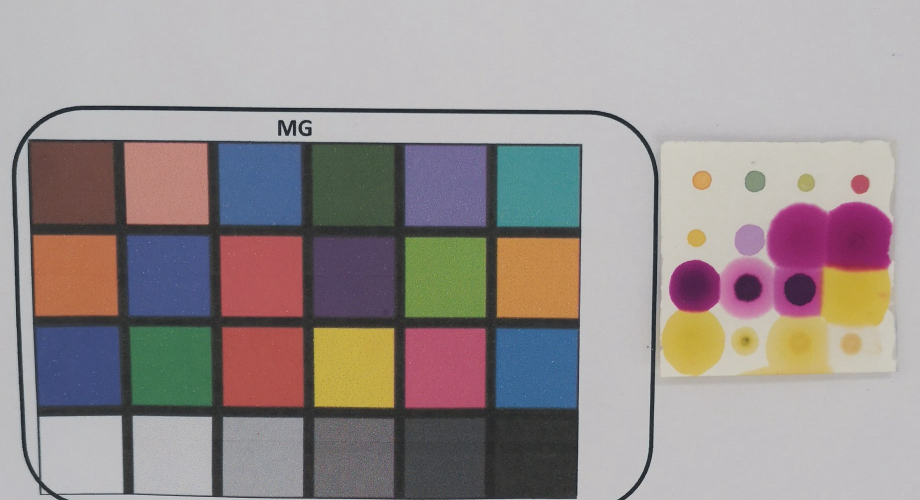
#> input picture data/Lab/Normalised/07-08-2019-13.41-_normalised.jpg, 1839 x 1000 px, found by its file name (shown at 1/2 size)
$ jupyter execute --allow-errors CC_Normalisation.ipynb
#> lines starting #> are read from the running program, lines starting #| are printed output that depends on the picture
[cell 1]
import cv2
import os
import sys
import glob
import numpy as np
import pandas as pd
import matplotlib.pyplot as plt
import matplotlib.image as mpimg
from PIL import Image

[cell 2]
#Reading the image
img = cv2.imread('SampleImages/07-08-2019-13.41-_normalised.jpg')
#> img is the input picture: shape (1000, 1839, 3); mean B, G, R 144.5, 145.2, 153.6

[cell 3]
#convert to RGB
imgRGB_original = cv2.cvtColor(img, cv2.COLOR_BGR2RGB)

[cell 4]
#Showing the output
plt.imshow(imgRGB_original)
plt.grid()

[cell 5]
plt.imshow(imgRGB_original[325:375,1300:1800])
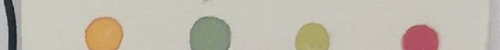
#> shown: shape (50, 500, 3); mean R, G, B 192.1, 185.2, 172.7

#> (a cell that did not finish here is left out)

[cell 7]
plt.imshow(imgRGB_original[440:490,1300:1800])
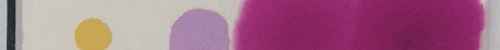
#> shown: shape (50, 500, 3); mean R, G, B 163.6, 108.7, 135.5

#> (a cell that did not finish here is left out)

[cell 9]
plt.imshow(imgRGB_original[540:590,1300:1800])
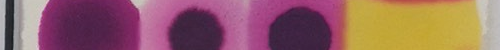
#> shown: shape (50, 500, 3); mean R, G, B 148.2, 99.9, 99.9

#> (a cell that did not finish here is left out)

[cell 11]
plt.imshow(imgRGB_original[650:700,1300:1800])
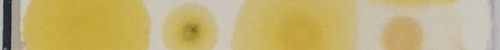
#> shown: shape (50, 500, 3); mean R, G, B 194.8, 177.5, 118.8

#> (a cell that did not finish here is left out)

[cell 13]
#Reading the image
img2 = cv2.imread('SampleImages/07-08-2019-13.01-_normalised.jpg')
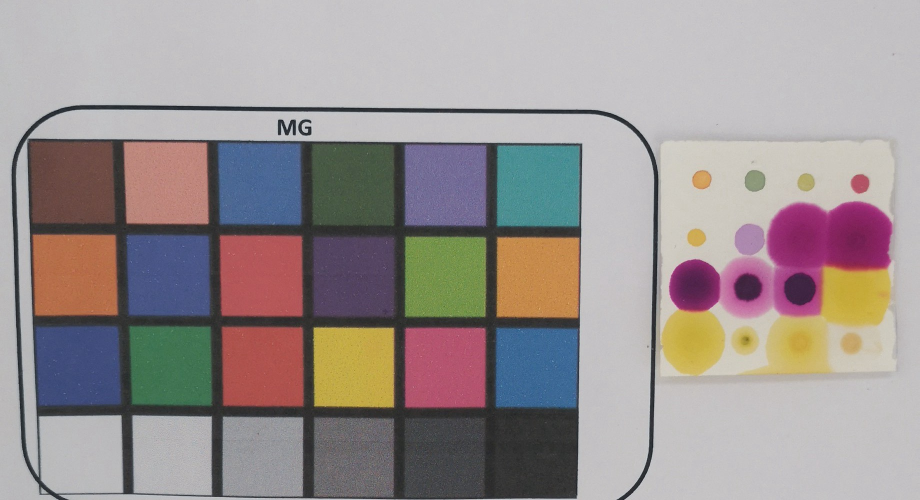
#> input picture data/Lab/Normalised/07-08-2019-13.01-_normalised.jpg, 1839 x 1000 px, found by its file name (shown at 1/2 size)
#> img2 is the input picture: shape (1000, 1839, 3); mean B, G, R 145.7, 146.4, 155.2

[cell 14]
#convert to RGB
imgRGB_original = cv2.cvtColor(img2, cv2.COLOR_BGR2RGB)

[cell 15]
#Showing the output
plt.imshow(imgRGB_original)
plt.grid()

[cell 16]
oneR = imgRGB_original[353:358,98:103,0].mean()
#> oneR = 104
oneG = imgRGB_original[353:358,98:103,1].mean()
#> oneG = 71.04
oneB = imgRGB_original[353:358,98:103,2].mean()
#> oneB = 66.04
one  = ['one',oneR,oneG,oneB]
#> one = ['one', 104, 71.04, 66.04]

[cell 17]
twoR = imgRGB_original[353:358,203:208,0].mean()
#> twoR = 111
twoG = imgRGB_original[353:358,203:208,1].mean()
#> twoG = 76
twoB = imgRGB_original[353:358,203:208,2].mean()
#> twoB = 70
two  = ['two',twoR,twoG,twoB]
#> two = ['two', 111, 76, 70]

[cell 18]
threeR = imgRGB_original[353:358,308:313,0].mean()
#> threeR = 191.3
threeG = imgRGB_original[353:358,308:313,1].mean()
#> threeG = 135
threeB = imgRGB_original[353:358,308:313,2].mean()
#> threeB = 129.6
three  = ['three',threeR,threeG,threeB]
#> three = ['three', 191.3, 135, 129.6]

[cell 19]
fourR = imgRGB_original[353:358,373:378,0].mean()
#> fourR = 188.9
fourG = imgRGB_original[353:358,373:378,1].mean()
#> fourG = 131.9
fourB = imgRGB_original[353:358,373:378,2].mean()
#> fourB = 123.8
four  = ['four',fourR,fourG,fourB]
#> four = ['four', 188.9, 131.9, 123.8]

[cell 20]
fiveR = imgRGB_original[468:473,88:93,0].mean()
#> fiveR = 148.2
fiveG = imgRGB_original[468:473,88:93,1].mean()
#> fiveG = 98.88
fiveB = imgRGB_original[468:473,88:93,2].mean()
#> fiveB = 77.52
five  = ['five',fiveR,fiveG,fiveB]
#> five = ['five', 148.2, 98.88, 77.52]

[cell 21]
sixR = imgRGB_original[468:473,198:203,0].mean()
#> sixR = 137.5
sixG = imgRGB_original[468:473,198:203,1].mean()
#> sixG = 91.4
sixB = imgRGB_original[468:473,198:203,2].mean()
#> sixB = 71.76
six  = ['six',sixR,sixG,sixB]
#> six = ['six', 137.5, 91.4, 71.76]

[cell 22]
sevenR = imgRGB_original[468:473,298:303,0].mean()
#> sevenR = 65.72
sevenG = imgRGB_original[468:473,298:303,1].mean()
#> sevenG = 72.64
sevenB = imgRGB_original[468:473,298:303,2].mean()
#> sevenB = 97.68
seven  = ['seven',sevenR,sevenG,sevenB]
#> seven = ['seven', 65.72, 72.64, 97.68]

[cell 23]
eightR = imgRGB_original[468:473,408:413,0].mean()
#> eightR = 62.72
eightG = imgRGB_original[468:473,408:413,1].mean()
#> eightG = 67.92
eightB = imgRGB_original[468:473,408:413,2].mean()
#> eightB = 88.44
eight  = ['eight',eightR,eightG,eightB]
#> eight = ['eight', 62.72, 67.92, 88.44]

[cell 24]
nineR = imgRGB_original[563:568,88:93,0].mean()
#> nineR = 183
nineG = imgRGB_original[563:568,88:93,1].mean()
#> nineG = 110.3
nineB = imgRGB_original[563:568,88:93,2].mean()
#> nineB = 74.56
nine  = ['nine',nineR,nineG,nineB]
#> nine = ['nine', 183, 110.3, 74.56]

[cell 25]
tenR = imgRGB_original[563:568,198:203,0].mean()
#> tenR = 180.5
tenG = imgRGB_original[563:568,198:203,1].mean()
#> tenG = 107.5
tenB = imgRGB_original[563:568,198:203,2].mean()
#> tenB = 72.48
ten  = ['ten',tenR,tenG,tenB]
#> ten = ['ten', 180.5, 107.5, 72.48]

[cell 26]
elevenR = imgRGB_original[563:568,298:303,0].mean()
#> elevenR = 73.08
elevenG = imgRGB_original[563:568,298:303,1].mean()
#> elevenG = 85.08
elevenB = imgRGB_original[563:568,298:303,2].mean()
#> elevenB = 133.1
eleven  = ['eleven',elevenR,elevenG,elevenB]
#> eleven = ['eleven', 73.08, 85.08, 133.1]

[cell 27]
twelveR = imgRGB_original[563:568,398:403,0].mean()
#> twelveR = 74.88
twelveG = imgRGB_original[563:568,398:403,1].mean()
#> twelveG = 87.68
twelveB = imgRGB_original[563:568,398:403,2].mean()
#> twelveB = 136.6
twelve  = ['tweleve',twelveR,twelveG,twelveB]
#> twelve = ['tweleve', 74.88, 87.68, 136.6]

[cell 28]
thirteenR = imgRGB_original[673:678,88:93,0].mean()
#> thirteenR = 65.56
thirteenG = imgRGB_original[673:678,88:93,1].mean()
#> thirteenG = 78.56
thirteenB = imgRGB_original[673:678,88:93,2].mean()
#> thirteenB = 123.6
thirteen  = ['thirteen',thirteenR,thirteenG,thirteenB]
#> thirteen = ['thirteen', 65.56, 78.56, 123.6]

[cell 29]
fourteenR = imgRGB_original[673:678,188:193,0].mean()
#> fourteenR = 64.32
fourteenG = imgRGB_original[673:678,188:193,1].mean()
#> fourteenG = 76.32
fourteenB = imgRGB_original[673:678,188:193,2].mean()
#> fourteenB = 124.3
fourteen  = ['fourteen',fourteenR,fourteenG,fourteenB]
#> fourteen = ['fourteen', 64.32, 76.32, 124.3]

[cell 30]
fifteenR = imgRGB_original[673:678,298:303,0].mean()
#> fifteenR = 62.16
fifteenG = imgRGB_original[673:678,298:303,1].mean()
#> fifteenG = 116.2
fifteenB = imgRGB_original[673:678,298:303,2].mean()
#> fifteenB = 82.16
fifteen  = ['fifteen',fifteenR,fifteenG,fifteenB]
#> fifteen = ['fifteen', 62.16, 116.2, 82.16]

[cell 31]
sixteenR = imgRGB_original[673:678,398:403,0].mean()
#> sixteenR = 65.48
sixteenG = imgRGB_original[673:678,398:403,1].mean()
#> sixteenG = 118.7
sixteenB = imgRGB_original[673:678,398:403,2].mean()
#> sixteenB = 83.96
sixteen  = ['sixteen',sixteenR,sixteenG,sixteenB]
#> sixteen = ['sixteen', 65.48, 118.7, 83.96]

[cell 32]
a = [one,two,three,four,five,six,seven,eight,nine,ten,eleven,twelve,thirteen,fourteen,fifteen,sixteen]
#> a = 16 items, first 6: ['one', 104, 71.04, 66.04], ['two', 111, 76, 70], ['three', 191.3, 135, 129.6], ['four', 188.9, 131.9, 123.8], ['five', 148.2, 98.88, 77.52], ['six', 137.5, 91.4, 71.76]

[cell 33]
import csv

with open("out.csv", "w", newline="") as f:
    writer = csv.writer(f)
    writer.writerow(["Dot Number", "R Value", "G Value", "B Value"])
    writer.writerows(a)

[cell 34]
#Checking for the colour area in the color card
#plt.imshow(imgRGB_original[1000:2000,0:2000])

#> (a cell that did not finish here is left out)

#> (a cell that did not finish here is left out)

[cell 37]
img2 = imgRGB_original

[cell 38]
img2[2400:2600,2250:2450,0].mean()
#> Out = nan

[cell 39]
img2[2400:2600,2250:2450,1].mean()
#> Out = nan

[cell 40]
img[2400:2600,2250:2450,2].mean()
#> Out = nan

[cell 41]
#Finding the average colour values of the box
R1 = imgRGB_original[2400:2600,2250:2450,0].mean()
#> R1 = nan
G1 = imgRGB_original[2400:2600,2250:2450,1].mean()
#> G1 = nan
B1 = imgRGB_original[2400:2600,2250:2450,2].mean()
#> B1 = nan

[cell 42]
"""after having the mean values, identify the difference woith  original values from the colour card"""

[cell 43]
#Loop to apply the colour values changes to entire image
arr = np.array(imgRGB_original)
# grab the image dimensions
h1 = arr.shape[0]
#> h1 = 1000
w1 = arr.shape[1]
#> w1 = 1839
# loop over the image, pixel by pixel
for y in range(0, h1):
    for x in range(0, w1):
        arr[y, x,0] = arr[y, x,0]+ (52- R1)  # add or substract the applicable value
        arr[y, x,1] = arr[y, x,1]+ (52-G1) # add or substract the applicable value
        arr[y, x,2] = arr[y, x,2]+(52-B1) # add or substract the applicable value
#> arr: shape (1000, 1839, 3); every value is 0

[cell 44]
plt.imshow(arr)

[cell 45]
arr[2400:2600,2250:2450,0].mean()
#> Out = nan

[cell 46]
arr[2400:2600,2250:2450,1].mean()
#> Out = nan

[cell 47]
arr[2400:2600,2250:2450,2].mean()
#> Out = nan

[cell 48]
plt.imshow(img2)

[cell 49]
img2[835:985,1000:1150,0].mean()
#> Out = 51.47

[cell 50]
img2[835:985,1000:1150,1].mean()
#> Out = 51.69

[cell 51]
img2[835:985,1000:1150,2].mean()
#> Out = 51.29
